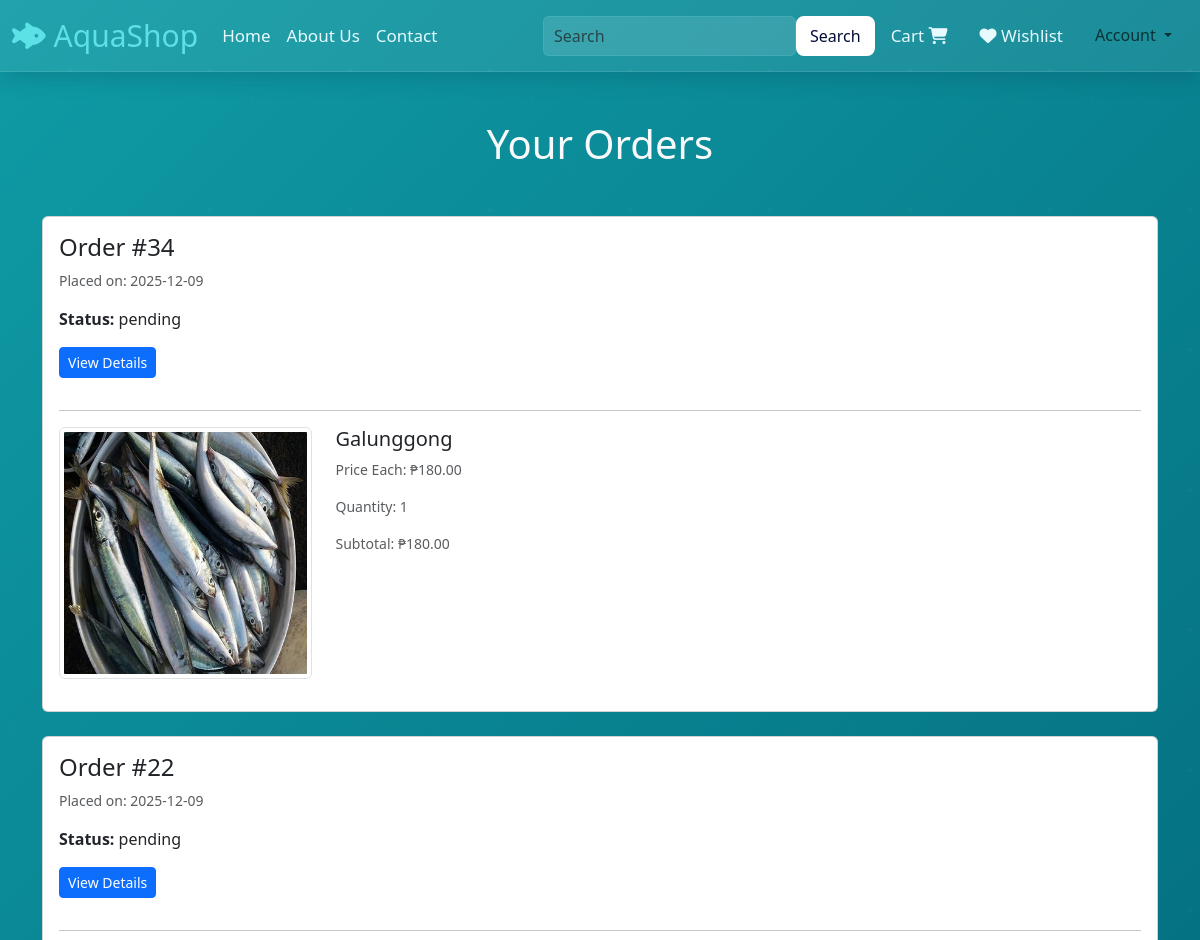
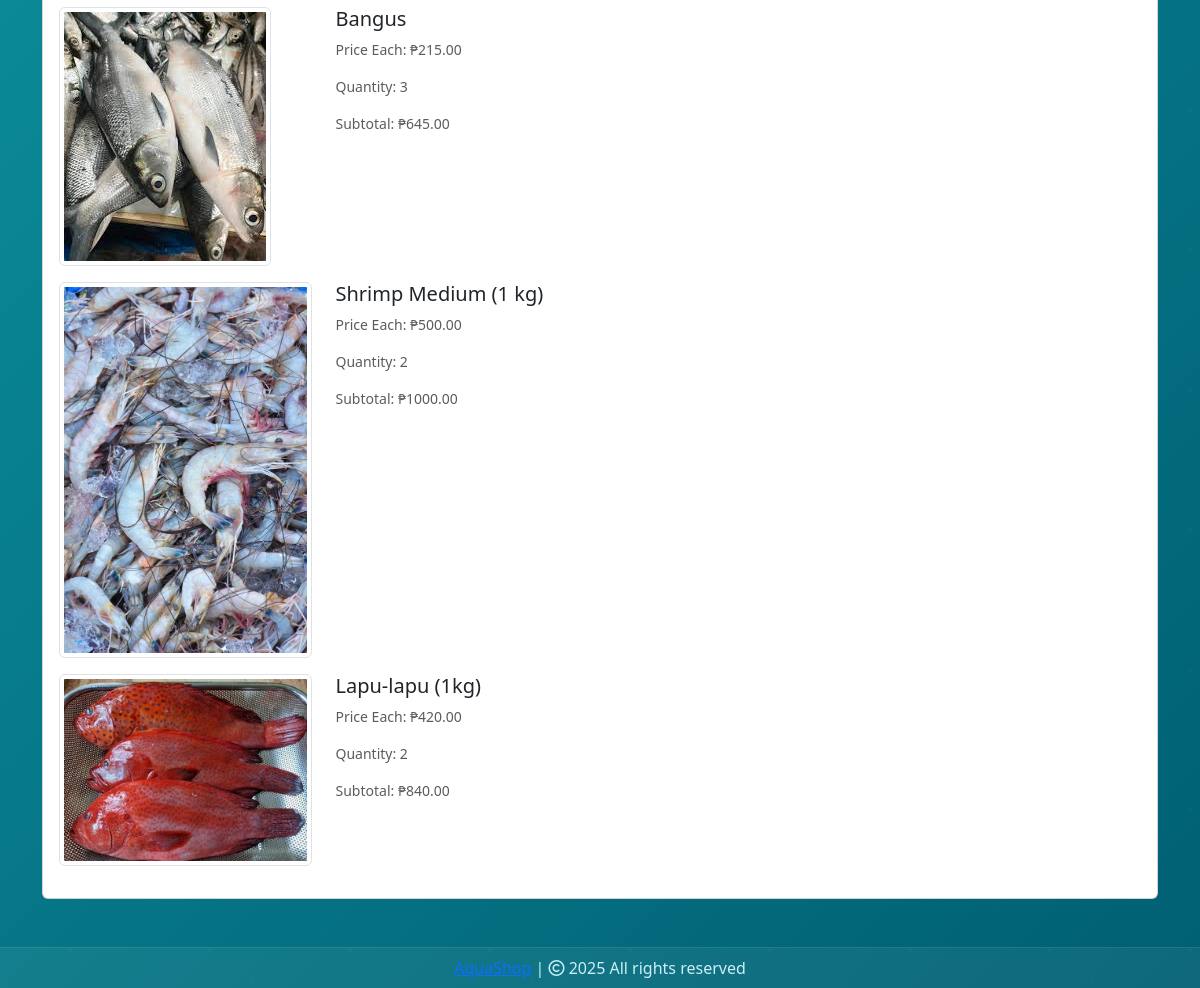
Page /orders (signed in) on the committed database (2 pictures, top to bottom).
### website/models.py (models this page shows, shortened)
class Order(db.Model):
    __tablename__ = 'orders'
    id = db.Column(db.Integer, primary_key=True)
    customer_id = db.Column(db.Integer, db.ForeignKey('customer.id'), nullable=False)
    total_price = db.Column(db.Float, nullable=False)
    payment_method = db.Column(db.String(50))
    status = db.Column(db.String(50), default="Pending")
    payment_reference = db.Column(db.String(200), nullable=True)
    date_created = db.Column(db.DateTime, default=datetime.utcnow)
    items = db.relationship("OrderItem", backref="order", lazy=True, cascade="all, delete-orphan")

class OrderItem(db.Model):
    __tablename__ = 'order_items'
    id = db.Column(db.Integer, primary_key=True)
    order_id = db.Column(db.Integer, db.ForeignKey('orders.id'), nullable=False)
    product_id = db.Column(db.Integer, db.ForeignKey('product.id'), nullable=False)
    quantity = db.Column(db.Integer, nullable=False)
    price_each = db.Column(db.Float, nullable=False)  # copy of price at order time
    product = db.relationship("Product")

class Product(db.Model):
    id = db.Column(db.Integer, primary_key=True)
    product_name = db.Column(db.String(100), nullable=False)
    current_price = db.Column(db.Float, nullable=False)
    previous_price = db.Column(db.Float, nullable=False)
    in_stock = db.Column(db.Integer, nullable=False)
    product_picture = db.Column(db.String(1000), nullable=False)
    flash_sale = db.Column(db.Boolean, default=False)
    date_added = db.Column(db.DateTime, default=datetime.utcnow)
    carts = db.relationship('Cart', backref='product', lazy=True)
    items = db.relationship('OrderItem', backref='product_info', lazy=True)

### website/views.py (the view)
@views.route("/orders")
@login_required
def orders():
    orders = Order.query.filter_by(customer_id=current_user.id)\
                        .order_by(Order.date_created.desc())\
                        .all()
    return render_template("orders.html", orders=orders)

### website/__init__.py (called while the page is built)
def create_app():
    app = Flask(__name__)
    app.config['SECRET_KEY'] = 'hbnwdvbn ajnbsjn ahe'
    app.config['SQLALCHEMY_DATABASE_URI'] = f'sqlite:///{DB_NAME}'
    db.init_app(app)
    @app.errorhandler(404)
    def page_not_found(error):
        return render_template('404.html')
    login_manager = LoginManager()
    login_manager.init_app(app)
    login_manager.login_view = 'auth.login'
    @login_manager.user_loader
    def load_user(id):
        return Customer.query.get(int(id))
    from .views import views
    from .auth import auth
    from .admin import admin
    from .models import Customer, Cart, Product, Order
    app.register_blueprint(views, url_prefix='/') # localhost:5000/about-us
    app.register_blueprint(auth, url_prefix='/') # localhost:5000/auth/change-password
    app.register_blueprint(admin, url_prefix='/')
    return app

### website/templates/orders.html (shortened to what this page needs)
{% extends 'base.html' %}
{% block body %}
<div class="container my-5">
    <h1 class="text-center mb-5 text-light">Your Orders</h1>
    {% if orders %}
        {% for order in orders %}
        <div class="card mb-4">
            <div class="card-body">
                <h4>Order #{{ order.id }}</h4>
                <p class="text-muted small">
                    Placed on: {{ order.date_created.strftime('%Y-%m-%d') }}
                </p>
                <p><strong>Status:</strong> {{ order.status }}</p>
                <a href="{{ url_for('views.order_details', order_id=order.id) }}"
                   class="btn btn-primary btn-sm mb-3">
                    View Details
                </a>
                <hr>
                {% for item in order.items %}
                <div class="row mb-3">
                    <div class="col-sm-3">
                        <img src="{{ item.product.product_picture }}"
                             class="img-fluid img-thumbnail">
                    </div>
                    <div class="col-sm-9">
                        <h5>{{ item.product.product_name }}</h5>
                        <p class="text-muted small">
                            Price Each: ₱{{ '%.2f'|format(item.price_each) }}
                        </p>
                        <p class="text-muted small">
                            Quantity: {{ item.quantity }}
                        </p>
                        <p class="text-muted small">
                            Subtotal: ₱{{ '%.2f'|format(item.price_each * item.quantity) }}
                        </p>
                    </div>
                </div>
                {% endfor %}
            </div>
        </div>
        {% endfor %}
    {% else %}
        <h2 class="text-center text-light">No orders found.</h2>
    {% endif %}
</div>
{% endblock %}

### website/static/css/style.css (style rules this page uses)
.marine-bg { background: linear-gradient(135deg, #0f9ba5, #005f73); background-attachment: fixed; background-size: cover; min-height: 100vh; color: #eafcff; -webkit-font-smoothing: antialiased; -moz-osx-font-smoothing: grayscale; font-family: "Segoe UI", Tahoma, Geneva, Verdana, sans-serif; }
.marine-bg::before { content: ""; position: fixed; inset: 0; background-image: radial-gradient(circle at 10% 20%, rgba(255,255,255,0.03) 1px, transparent 1px), radial-gradient(circle at 80% 70%, rgba(255,255,255,0.03) 1.5px, transparent 1px), radial-gradient(circle at 50% 50%, rgba(255,255,255,0.03) 2px, transparent 1px); background-size: 140px 140px; pointer-events: none; z-index: 0; mix-blend-mode: overlay; }
.container, .navbar, footer, .list-group { position: relative; z-index: 5; }

### rows in the picture
Order: id "34", date_created "2025-12-09", status "pending"
OrderItem: product.product_picture (picture), product.product_name "Galunggong", price_each "180.00", quantity "1", item.price_each*item.quantity "180.00"
Order: id "22", date_created "2025-12-09", status "pending"
OrderItem: product.product_picture (picture), product.product_name "Bangus", price_each "215.00", quantity "3", item.price_each*item.quantity "645.00"
OrderItem: product.product_picture (picture), product.product_name "Shrimp Medium (1 kg)", price_each "500.00", quantity "2", item.price_each*item.quantity "1000.00"
OrderItem: product.product_picture (picture), product.product_name "Lapu-lapu (1kg)", price_each "420.00", quantity "2", item.price_each*item.quantity "840.00"
